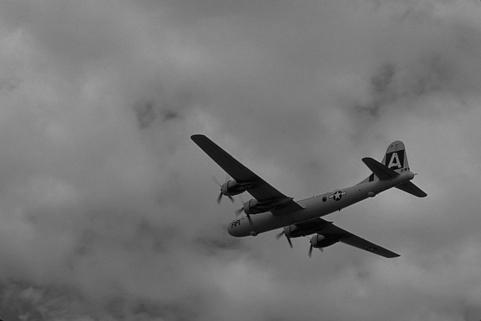
#> input picture 3096.jpg, 481 x 321 px
$ jupyter execute Canny.ipynb
#> lines starting #> are read from the running program, lines starting #| are printed output that depends on the picture
[cell 1]
import numpy as np
import matplotlib.pyplot as plt
from PIL import Image

[cell 2]
# Loading the image and returning it as a numpy array in grayscaly
def image_load(path):
    img = Image.open(path).convert('L')
    return np.array(img)

[cell 3]
# creating a one-dimenational Guassian Mask
def gaussian_kernel_d(size, sigma):
    kernel = np.zeros(size)
    center = size // 2
    for i in range(size):
        dist = (i - center) ** 2
        kernel[i] = np.exp( -dist / (2 * sigma ** 2))
    return kernel / np.sum(kernel)

[cell 4]
# creating a one-dimenational Guassian Mask
def gaussian_kernel_c(size, sigma):
    kernel = np.zeros(size)
    center = size // 2
    for i in range(size):
        dist = (i - center) ** 2
        kernel[i] = np.exp(-dist / (2 * sigma ** 2)) / (np.sqrt(2 * np.pi) * sigma)
    return kernel

[cell 5]
# Create a 1D Gaussian derivative kernel for x and y directions
def gaussian_derivative_kernel_d(size, sigma):
    kernel = np.zeros(size)
    center = size // 2
    for i in range(size):
        dist = i - center
        kernel[i] = -dist * np.exp(-dist ** 2 / (2 * sigma**2))
    return kernel / np.sum(np.abs(kernel))

[cell 6]
# Create a 1D Gaussian derivative kernel for x and y directions
def gaussian_derivative_kernel_c(size, sigma):
    kernel = np.zeros(size)
    center = size // 2
    for i in range(size):
        dist = i - center
        kernel[i] = (-dist * np.exp(-dist ** 2 / (2 * sigma**2))) / (np.sqrt(2 * np.pi) * sigma ** 3)
    return kernel

[cell 7]
a = gaussian_kernel_d(13, 2)
b = gaussian_kernel_c(13, 2)
c = gaussian_derivative_kernel_d(13, 2)
d = gaussian_derivative_kernel_c(13, 2)
print(a, sum(a))
print(b, sum(b))
print(c, np.abs(c).sum())
print(d, np.abs(d).sum())

[cell 8]
# 1-Dimension Convolving for a given image and kernel across the X-axis
def convolve_x(image, kernel):
    image_height, image_width = image.shape
    kernel_size = kernel.shape[0]
    padding_size = kernel_size // 2
    padded_image = np.pad(image, padding_size, mode='constant', constant_values=0)
    output = np.zeros_like(image)

    for i in range(image_height):
        for j in range(image_width):
            region = padded_image[i+padding_size, j:j+kernel_size]
            output[i, j] = np.sum(region * kernel)

    return output

[cell 9]
# 1-Dimension Convolving for a given image and kernel across the Y-axis
def convolve_y(image, kernel):
    image_height, image_width = image.shape
    kernel_size = kernel.shape[0]
    padding_size = kernel_size // 2
    padded_image = np.pad(image, padding_size, mode='constant', constant_values=0)
    output = np.zeros_like(image)

    for i in range(image_height):
        for j in range(image_width):
            region = padded_image[i:i+kernel_size, j+padding_size]
            output[i, j] = np.sum(region * kernel)

    return output

[cell 10]
# Computing the gradient magnitude and direction
def compute_gradient_magnitude_and_direction(i_x, i_y):
    magnitude = np.sqrt(i_x ** 2 + i_y ** 2)
    direction = np.arctan2(i_y, i_x)
    return magnitude, direction

[cell 11]
# [45 lines left out: function non_maximum_suppression, not called in this run]

[cell 12]
I1 = image_load('3096.jpg')
#> in image_load, img is the input picture: PIL image 481x321 L; min 0, max 181, mean 117.8
I1
plt.imshow(I1, cmap='gray')

[cell 13]
S_x = convolve_x(I1, gaussian_kernel_d(7, 1))
plt.imshow(S_x, cmap='gray')

[cell 14]
D_x = convolve_x(S_x, gaussian_derivative_kernel_d(7, 1))
plt.imshow(D_x, cmap='gray')

[cell 15]
S_y = convolve_y(I1, gaussian_kernel_d(7, 1))
S_y
plt.imshow(S_y, cmap='gray')

[cell 16]
D_y = convolve_y(S_y, gaussian_derivative_kernel_d(7, 1))
#> after the loop in convolve_y (call 2), `for i in range(image_height):`:
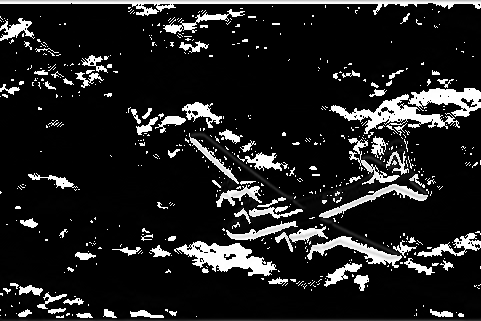
#> output: shape (321, 481); min 0, max 255, mean 33.2
plt.imshow(D_y, cmap='gray')

[cell 17]
mag_1, dir_1 = compute_gradient_magnitude_and_direction(D_x, D_y)
#> in compute_gradient_magnitude_and_direction, `magnitude = np.sqrt(i_x ** 2 + i_y ** 2)`:
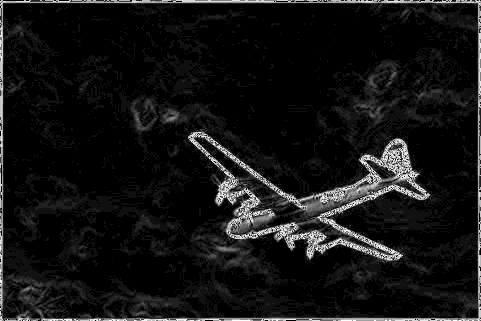
#> magnitude: shape (321, 481) float16; min 0, max 15.91, mean 1.22; drawn with min black and max white
#> in compute_gradient_magnitude_and_direction, `direction = np.arctan2(i_y, i_x)`:
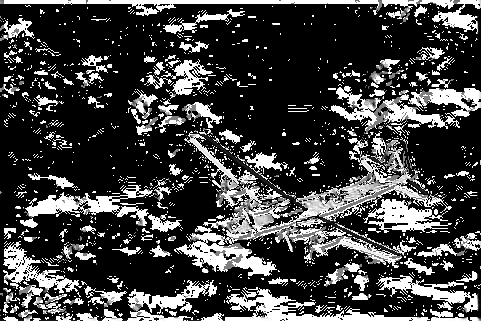
#> direction: shape (321, 481) float16; min 0, max 1.57, mean 0.401; drawn with min black and max white
#mag_1
plt.imshow(mag_1, cmap='gray')
#plt.imshow(dir_1)

[cell 18]
I2 = image_load('160068.jpg')
#> call 2 of image_load, with path = '160068.jpg'
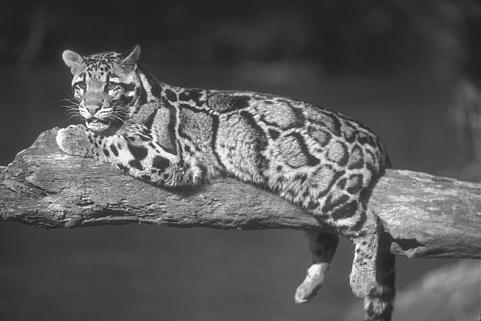
#> input picture 160068.jpg, 481 x 321 px
#> in image_load, img is the input picture: PIL image 481x321 L; min 25, max 255, mean 88.7
I2
plt.imshow(I2, cmap='gray')

[cell 19]
b = convolve_x(I2, gaussian_kernel_c(13, 2))
plt.imshow(b, cmap='gray')

[cell 20]
c = convolve_x(b, gaussian_derivative_kernel_c(13, 2))
#> after the loop in convolve_x (call 4), `for i in range(image_height):`:
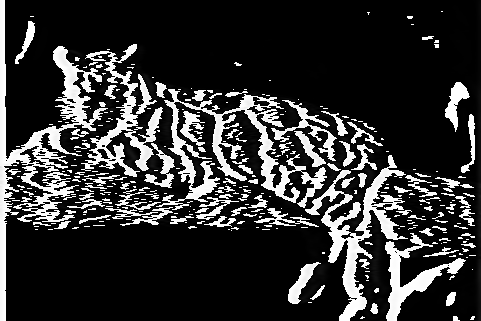
#> output: shape (321, 481); min 0, max 255, mean 50
plt.imshow(c, cmap='gray')

[cell 21]
d = convolve_y(I2, gaussian_kernel_c(13, 2))
#> after the loop in convolve_y (call 3), `for i in range(image_height):`:
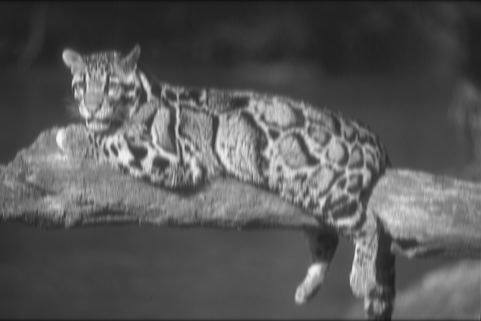
#> output: shape (321, 481); min 19, max 248, mean 87.8
plt.imshow(d, cmap='gray')

[cell 22]
e = convolve_y(d, gaussian_derivative_kernel_c(13, 2))
#> in convolve_y (call 4), `padded_image = np.pad(image, padding_size, mode='constant', constant_v..`:
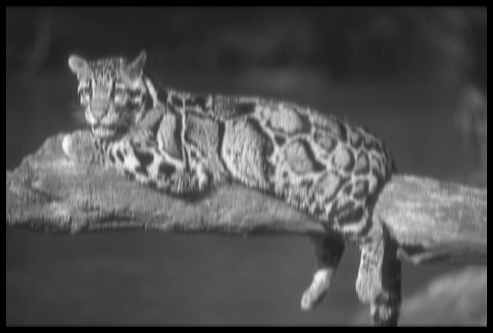
#> padded_image: shape (333, 493); min 0, max 248, mean 82.6
#> after the loop in convolve_y (call 4), `for i in range(image_height):`:
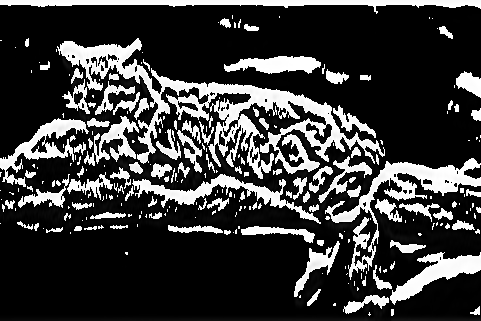
#> output: shape (321, 481); min 0, max 255, mean 58.2
plt.imshow(e, cmap='gray')

[cell 23]
mag, dir = compute_gradient_magnitude_and_direction(c, e)
#> in compute_gradient_magnitude_and_direction (call 2), `magnitude = np.sqrt(i_x ** 2 + i_y ** 2)`:
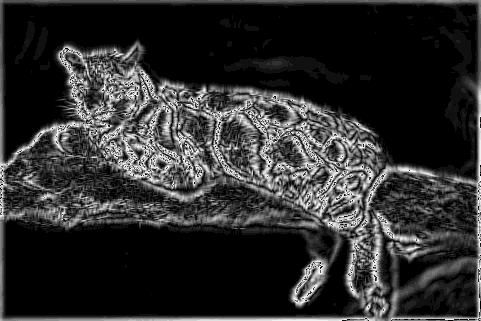
#> magnitude: shape (321, 481) float16; min 0, max 15.91, mean 2.87; drawn with min black and max white
#> in compute_gradient_magnitude_and_direction (call 2), `direction = np.arctan2(i_y, i_x)`:
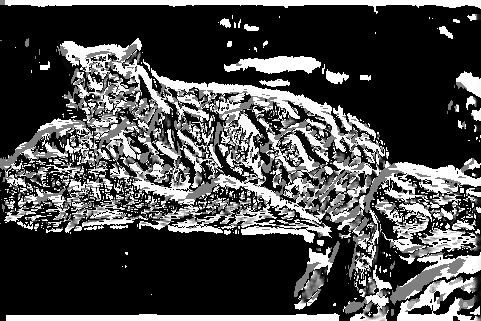
#> direction: shape (321, 481) float16; min 0, max 1.57, mean 0.458; drawn with min black and max white
plt.imshow(mag, cmap='gray')
#plt.imshow(dir)

[cell 24]
import numpy as np

def add_padding(image, kernel_size):
    """
    Adds zero padding to an image based on the kernel size.

    Parameters:
    - image: 2D numpy array representing the grayscale image.
    - kernel_size: Size of the kernel (should be an odd number).

    Returns:
    - padded_image: 2D numpy array with added padding.
    """
    # Calculate the padding size (half of the kernel size)
    pad_size = kernel_size // 2

    # Add padding to the image using np.pad
    # Mode 'constant' with constant_values=0 adds zero padding
    padded_image = np.pad(image, ((pad_size, pad_size), (pad_size, pad_size)), mode='constant', constant_values=0)

    return padded_image

# Example usage:
image = np.array([[1, 2, 3],
                  [4, 5, 6],
                  [7, 8, 9]])

kernel_size = 7
padded_image = add_padding(image, kernel_size)

print("Original Image:\n", image)
print("Padded Image:\n", padded_image)

[cell 25]
# [4 lines left out: function convolve, not called in this run]

kernel_size = 7
padded_image = add_padding(image, kernel_size)
